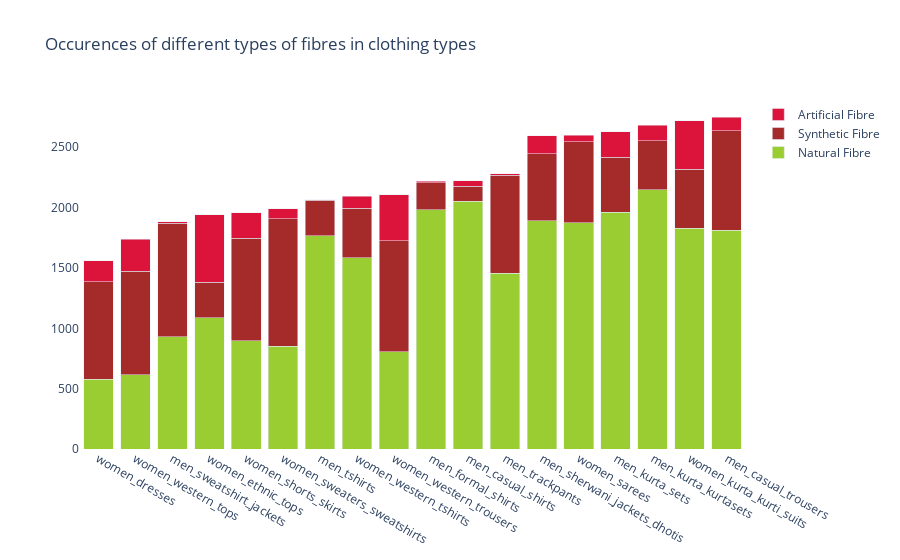

Write notebook code for a chart like this one.
### Code cell
clothing_types=df_all_fabrics.index

fig = go.Figure(data=[
    go.Bar(name='Natural Fibre', x=clothing_types, y=df_all_fabrics['sum_natural'], marker_color='yellowgreen'),
    go.Bar(name='Synthetic Fibre ', x=clothing_types, y=df_all_fabrics['sum_synthetic'], marker_color='brown'),
    go.Bar(name='Artificial Fibre ', x=clothing_types, y=df_all_fabrics['sum_artificial'], marker_color='crimson')
])
# Change the bar mode
fig.update_layout(barmode='stack')
fig.update_xaxes(categoryorder='total ascending')
#fig.update_yaxes(visible=False, showticklabels=False)
fig.update_layout(title_text='Occurences of different types of fibres in clothing types',plot_bgcolor='#ffffff')

fig.show()

### Figure 1 — Plotly figure (JSON) as saved in the notebook; plotly's stock layout.template omitted (floating-point values rounded to 4 significant figures)
{"data": [{"marker": {"color": "yellowgreen"}, "name": "Natural Fibre", "type": "bar", "x": ["men_casual_shirts", "men_casual_trousers", "men_formal_shirts", "men_kurta_kurtasets", "men_kurta_sets", "men_sherwani_jackets_dhotis", "men_sweatshirt_jackets", "men_trackpants", "men_tshirts", "women_dresses", "women_ethnic_tops", "women_kurta_kurti_suits", "women_sarees", "women_shorts_skirts", "women_sweaters_sweatshirts", "women_western_tops", "women_western_trousers", "women_western_tshirts"], "y": [2054, 1812, 1982, 2148, 1960, 1892, 930, 1458, 1766, 578, 1088, 1828, 1876, 898, 852, 614, 806, 1586]}, {"marker": {"color": "brown"}, "name": "Synthetic Fibre ", "type": "bar", "x": ["men_casual_shirts", "men_casual_trousers", "men_formal_shirts", "men_kurta_kurtasets", "men_kurta_sets", "men_sherwani_jackets_dhotis", "men_sweatshirt_jackets", "men_trackpants", "men_tshirts", "women_dresses", "women_ethnic_tops", "women_kurta_kurti_suits", "women_sarees", "women_shorts_skirts", "women_sweaters_sweatshirts", "women_western_tops", "women_western_trousers", "women_western_tshirts"], "y": [125, 826, 226, 406, 456, 555, 939, 811, 296, 806, 292, 490, 671, 850, 1056, 859, 920, 408]}, {"marker": {"color": "crimson"}, "name": "Artificial Fibre ", "type": "bar", "x": ["men_casual_shirts", "men_casual_trousers", "men_formal_shirts", "men_kurta_kurtasets", "men_kurta_sets", "men_sherwani_jackets_dhotis", "men_sweatshirt_jackets", "men_trackpants", "men_tshirts", "women_dresses", "women_ethnic_tops", "women_kurta_kurti_suits", "women_sarees", "women_shorts_skirts", "women_sweaters_sweatshirts", "women_western_tops", "women_western_trousers", "women_western_tshirts"], "y": [42, 109, 11, 130, 212, 150, 13, 13, 3, 177, 561, 402, 51, 210, 84, 265, 379, 99]}], "layout": {"barmode": "stack", "plot_bgcolor": "#ffffff", "title": {"text": "Occurences of different types of fibres in clothing types"}, "xaxis": {"categoryorder": "total ascending"}}}
